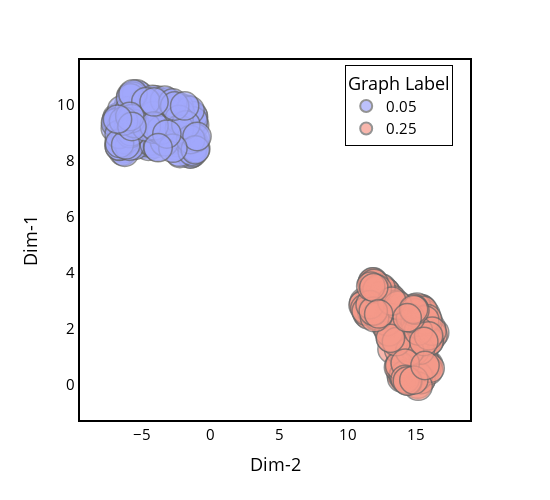

Write notebook code for a chart like this one.
### Code cell
fig = px.scatter(data, x="x", y="y", color="Graph Label", size=[4]*len(data))

# Update figure layout
fig.update_layout(paper_bgcolor='white')
fig.update_layout(plot_bgcolor='white')
fig.update_yaxes(color='black')
fig.update_layout(
    yaxis = dict(
        title = "Dim-1",
        zeroline=True,
        showline = True,
        linecolor = 'black',
        mirror=True,
        linewidth = 2
    ),
    xaxis = dict(
        title = 'Dim-2',
        mirror=True,
        zeroline=True,
        showline = True,
        linecolor = 'black',
        linewidth = 2,
    ),
    width=550,
    height=500,
    font=dict(
    size=15,
    color="black")
        
)
fig.update_layout(showlegend=True)
fig.update_layout(legend=dict(
    yanchor="bottom",
    y=0.76,
    xanchor="left",
    x=0.68,
    bordercolor="Black",
    borderwidth=1
))
fig.update_traces({'orientation':'h'})
fig.update_xaxes(showgrid=False, gridwidth=0.5, gridcolor='#e3e1e1')
fig.update_yaxes(showgrid=False, gridwidth=0.5, gridcolor='grey')
fig.update_traces(marker_line_color='black', marker_line_width=1.5, opacity=0.6)

fig.show()

### Figure 1 — Plotly figure (JSON) as saved in the notebook; plotly's stock layout.template omitted (floating-point values rounded to 4 significant figures; data arrays with more than 128 entries replaced by an {"elided": "..."} marker saying what was removed)
{"data": [{"hovertemplate": "Graph Label=0.05<br>x=%{x}<br>y=%{y}<br>size=%{marker.size}<extra></extra>", "legendgroup": "0.05", "marker": {"color": "#636efa", "line": {"color": "black", "width": 1.5}, "size": {"elided": "150 int values"}, "sizemode": "area", "sizeref": 0.01, "symbol": "circle"}, "mode": "markers", "name": "0.05", "opacity": 0.6, "orientation": "h", "showlegend": true, "type": "scatter", "x": {"elided": "150 float values"}, "xaxis": "x", "y": {"elided": "150 float values"}, "yaxis": "y"}, {"hovertemplate": "Graph Label=0.25<br>x=%{x}<br>y=%{y}<br>size=%{marker.size}<extra></extra>", "legendgroup": "0.25", "marker": {"color": "#EF553B", "line": {"color": "black", "width": 1.5}, "size": {"elided": "150 int values"}, "sizemode": "area", "sizeref": 0.01, "symbol": "circle"}, "mode": "markers", "name": "0.25", "opacity": 0.6, "orientation": "h", "showlegend": true, "type": "scatter", "x": {"elided": "150 float values"}, "xaxis": "x", "y": {"elided": "150 float values"}, "yaxis": "y"}], "layout": {"font": {"color": "black", "size": 15}, "height": 500, "legend": {"bordercolor": "Black", "borderwidth": 1, "itemsizing": "constant", "title": {"text": "Graph Label"}, "tracegroupgap": 0, "x": 0.68, "xanchor": "left", "y": 0.76, "yanchor": "bottom"}, "margin": {"t": 60}, "paper_bgcolor": "white", "plot_bgcolor": "white", "showlegend": true, "width": 550, "xaxis": {"anchor": "y", "autorange": true, "domain": [0, 1], "gridcolor": "#e3e1e1", "gridwidth": 0.5, "linecolor": "black", "linewidth": 2, "mirror": true, "range": [-9.5, 18.91], "showgrid": false, "showline": true, "title": {"text": "Dim-2"}, "type": "linear", "zeroline": true}, "yaxis": {"anchor": "x", "autorange": true, "color": "black", "domain": [0, 1], "gridcolor": "grey", "gridwidth": 0.5, "linecolor": "black", "linewidth": 2, "mirror": true, "range": [-1.26, 11.58], "showgrid": false, "showline": true, "title": {"text": "Dim-1"}, "type": "linear", "zeroline": true}}}
